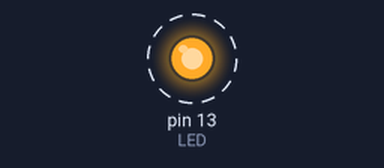
The sketch below on a simulated Arduino Uno, built with avr-gcc and run on an emulated ATmega328P. Parts: output pins drawn as LEDs (lit = HIGH). Dashed ring = blinking.

Above: at 0.2 s.
Timing chart, 0 to 3.0 s (numbered marks = the images above):
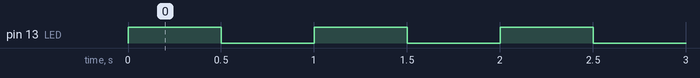

Measured:
- by itself, pin 13 (LED): alternates HIGH for 0.50 s and LOW for 0.50 s

The sketch:

practica1.ino
```cpp
int LED = 13;
int tiempo = 500;

// este es la configuracion
void setup() {
  pinMode(13, OUTPUT);
}

void loop() {
  digitalWrite(LED, HIGH);
  delay(tiempo);
  digitalWrite(LED, LOW);
  delay(tiempo);
}
```
